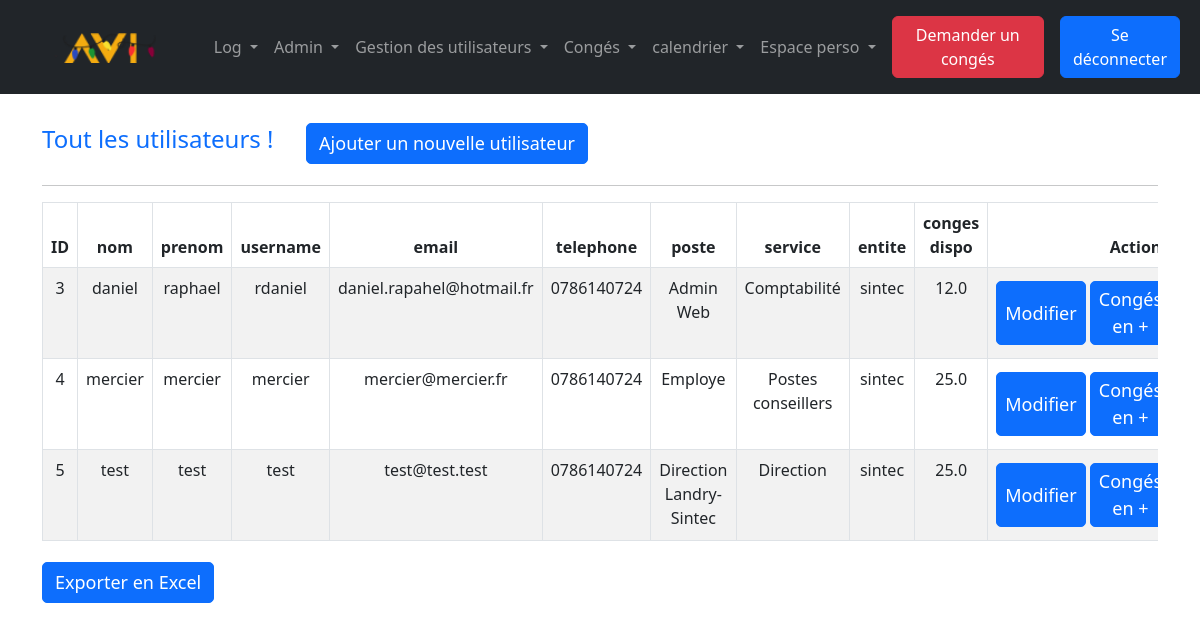
The app's page /index.php?action=crudusers&id=3 (signed in) with its own data.
### tables this page shows
CREATE TABLE `employe` (
  `id_employe` int(11) NOT NULL,
  `nom` varchar(255) NOT NULL,
  `prenom` varchar(255) NOT NULL,
  `username` varchar(255) NOT NULL,
  `email` varchar(255) NOT NULL,
  `telephone` varchar(255) NOT NULL,
  `password` varchar(255) NOT NULL,
  `actif` tinyint(4) NOT NULL,
  `id_poste` int(11) NOT NULL,
  `id_service` int(11) NOT NULL,
  `id_entite` int(11) NOT NULL,
  `conges_dispo` decimal(11,1) NOT NULL
);

CREATE TABLE `poste` (
  `id_poste` int(11) NOT NULL,
  `libelle` varchar(255) NOT NULL
);

CREATE TABLE `service` (
  `id_service` int(11) NOT NULL,
  `libelle` varchar(255) NOT NULL
);

CREATE TABLE `entite` (
  `id_entite` int(11) NOT NULL,
  `libelle` varchar(255) NOT NULL
);

### src/lib/database.php (called while the page is built, shortened)
<?php
class DatabaseConnection
{
    public ?\PDO $database = null;
    public function getConnection(): \PDO
    {
        if ($this->database === null) {
            $this->database = new \PDO('mysql:host=localhost;dbname=intranet;charset=utf8', 'root', '');
        }
        return $this->database;
    }
}

### src/model/User.php (called while the page is built, shortened)
<?php
require_once('src/lib/database.php');
class User_Model
{
        public DatabaseConnection $connection;
        public function getCrudUsers(){
            $stmt= $this->connection->getConnection()->query("
            SELECT id_employe, E.nom, E.prenom, username, E.email, P.libelle AS poste,
            S.libelle AS service, telephone, E.id_service, E.id_poste, conges_dispo,
            E.id_entite, EN.libelle AS entite
            FROM employe E INNER JOIN poste P ON E.id_poste = P.id_poste
            INNER JOIN service S ON E.id_service = S.id_service
            INNER JOIN entite EN ON E.id_entite = EN.id_entite
            WHERE actif = 1
            ORDER BY id_employe;
            ");
            $cruds = [];
            while (($row = $stmt->fetch())) {
                $crud = new User();
                $crud->id_employe = $row['id_employe'];
                $crud->nom = $row['nom'];
                $crud->prenom = $row['prenom'];
                $crud->username = $row['username'];
                $crud->email = $row['email'];
                $crud->poste = $row['poste'];
                $crud->id_poste = $row['id_poste'];
                $crud->id_service = $row['id_service'];
                $crud->service = $row['service'];
                $crud->telephone = $row['telephone'];
                $crud->conges_dispo = $row['conges_dispo'];
                $crud->id_entite = $row['id_entite'];
                $crud->entite = $row['entite'];
                $cruds[] = $crud;
            }
            return $cruds;
        }
}

### templates/Users/index.php (the view, shortened to what this page needs)
  <div class="container">
    <div class="row mt-4">
      <div class="col-lg-6 d-flex justify-content-between align-items-center">
        <div>
          <h4 class="text-primary">Tout les utilisateurs !</h4>
        </div>
        <div>
            <button type="button" class="btn btn-primary" data-bs-toggle="modal" data-bs-target="#create">
            Ajouter un nouvelle utilisateur
            </button>
        </div>
      </div>
    </div>
    <hr>
    <div class="row">
      <div class="col-lg-12">
        <div class="table-responsive">
          <table class="table table-striped table-bordered text-center" id="table">
            <thead>
              <tr>
                <th>ID</th>
                <th>nom</th>
                <th>prenom</th>
                <th>username</th>
                <th>email</th>
                <th>telephone</th>
                <th>poste</th>
                <th>service</th>
                <th>entite</th>
                <th>conges dispo</th>
                <th>Actions</th>
              </tr>
            </thead>
            <tbody>
                <?php
                foreach($cruds as $crud){
                    $id_employe = $crud->id_employe;
                ?>
                <tr>
                    <td data-id="<?= $id_employe ?>"><?= $id_employe ?></td>
                    <td data-id="<?= $id_employe ?>"><?= $crud->nom?></td>
                    <td data-id="<?= $id_employe ?>"><?= $crud->prenom?></td>
                    <td data-id="<?= $id_employe ?>"><?= $crud->username ?></td>
                    <td data-id="<?= $id_employe ?>"><?= $crud->email ?></td>
                    <td data-id="<?= $id_employe ?>"><?= $crud->telephone ?></td>
                    <td data-id="<?= $id_employe ?>"><?= $crud->poste ?></td>
                    <td data-id="<?= $id_employe ?>"><?= $crud->service ?></td>
                    <td data-id="<?= $id_employe ?>"><?= $crud->entite ?></td>
                    <td data-id="<?= $id_employe ?>"><?= $crud->conges_dispo ?></td>
                    <td>
                        <div class='d-flex text-center'>
                            <button data-id="<?= $id_employe ?>" type="button" class="btn btn-sm btn-primary update" data-bs-toggle="modal" data-bs-target="#update">Modifier</button>
                            <button data-id="<?= $id_employe ?>" type="button" class="btn btn-sm btn-primary ajoutconges" data-bs-toggle="modal" data-bs-target="#ajoutconges">Congés en +</button>
                        </div>
                    </td>
                </tr>
                <?php
                }
                ?>
            </tbody>
          </table>
        </div>
      </div>
    </div>
    <button class="btn btn-primary" onclick="exportData()">Exporter en Excel</button>
  </div>
<?php require('templates/layout.php') ?>

### assets/css/style.css (style rules this page uses)
input, textarea, button { padding: 8px 15px; border-radius: 5px !important; margin: 5px 0px; box-sizing: border-box; border: 1px solid #ccc; font-size: 18px !important; font-weight: 300 }

### records on screen
employe: id_employe "3", nom "daniel", prenom "raphael", username "rdaniel", email "daniel.rapahel@hotmail.fr", telephone "0786140724", id_poste.libelle "Admin Web", id_service.libelle "Comptabilité", id_entite.libelle "sintec", conges_dispo "12.0"
employe: id_employe "4", nom "mercier", prenom "mercier", username "mercier", email "mercier@mercier.fr", telephone "0786140724", id_poste.libelle "Employe", id_service.libelle "Postes conseillers", id_entite.libelle "sintec", conges_dispo "25.0"
employe: id_employe "5", nom "test", prenom "test", username "test", email "test@test.test", telephone "0786140724", id_poste.libelle "Direction Landry-Sintec", id_service.libelle "Direction", id_entite.libelle "sintec", conges_dispo "25.0"
